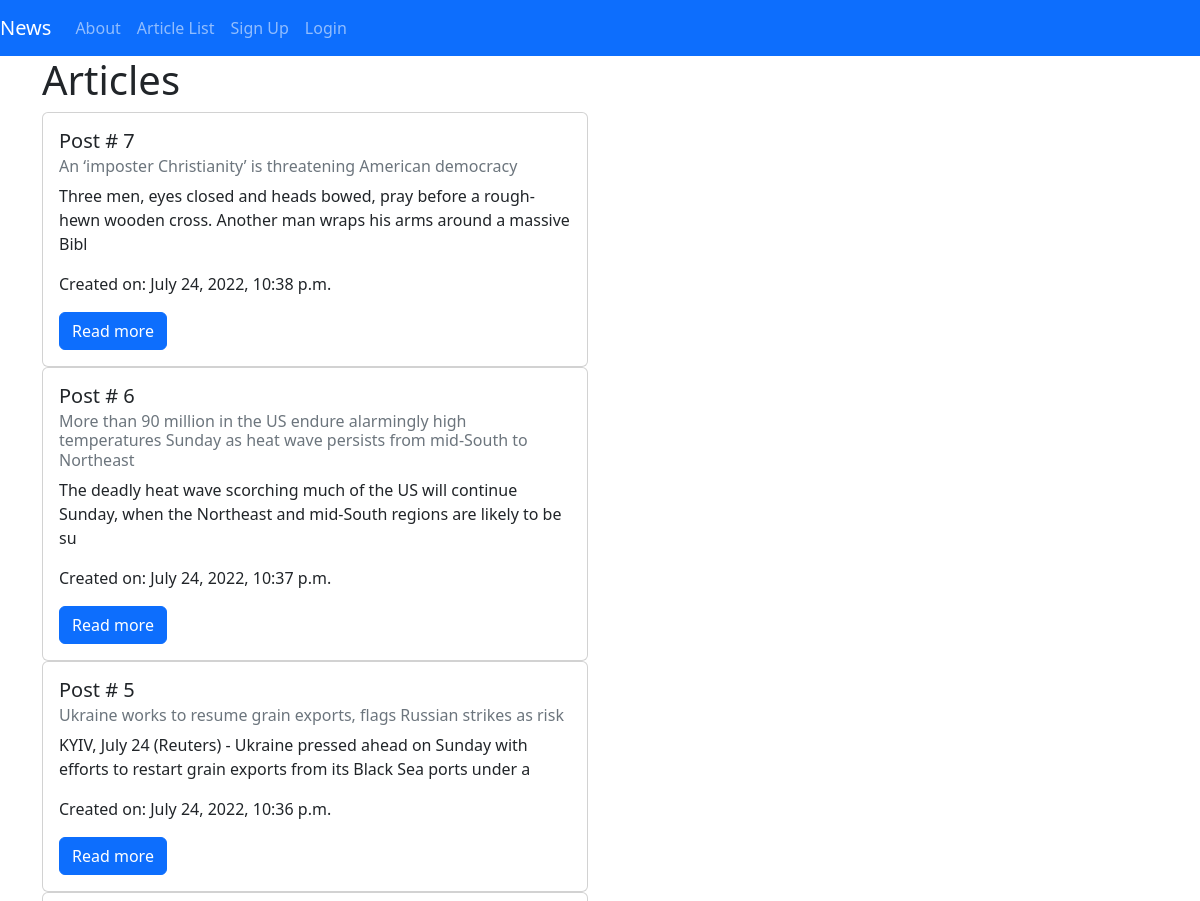
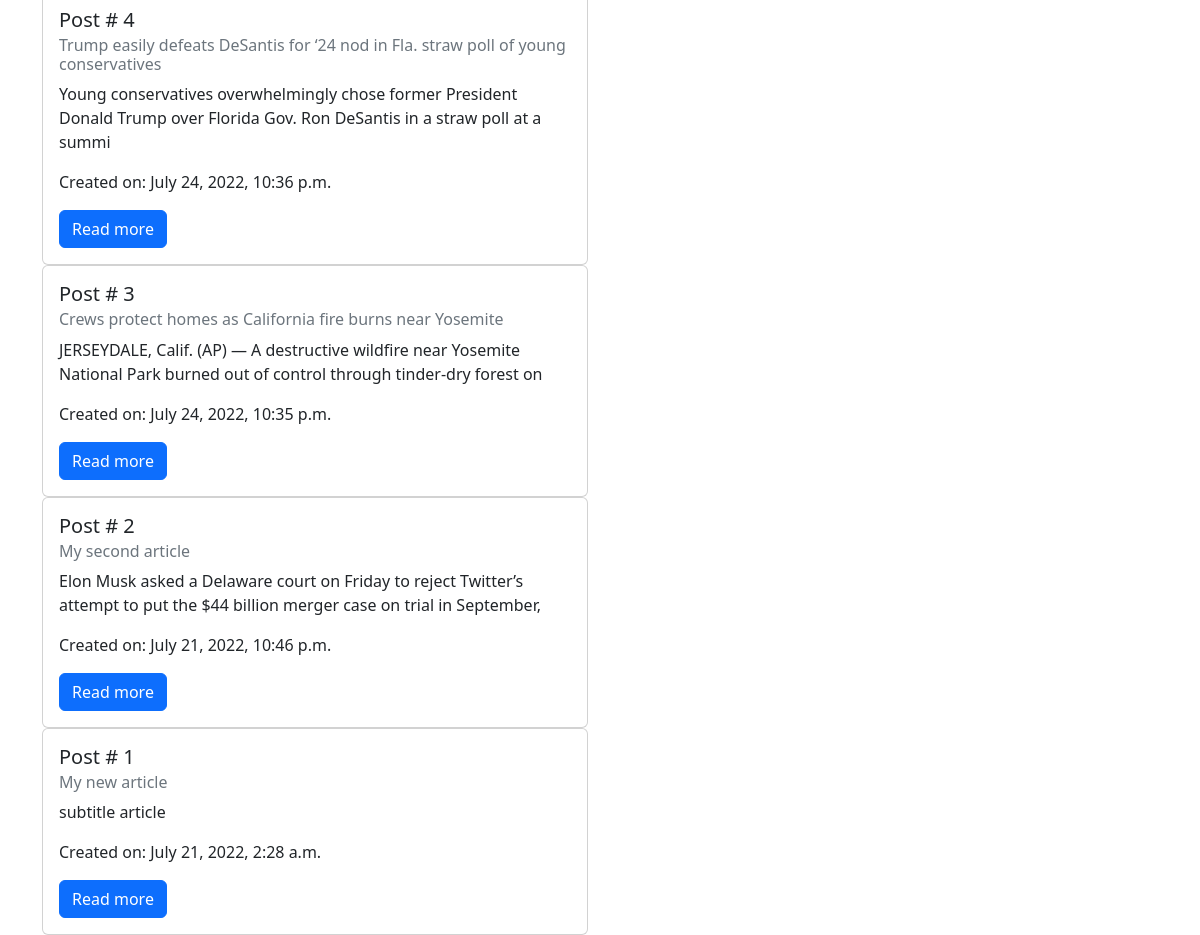
The app's page /articles/ with its own data (2 pictures, top to bottom).
### articles/models.py (models this page shows, shortened)
class Article(models.Model):
    title = models.CharField(max_length=128)
    subtitle = models.CharField(max_length=128)
    author = models.ForeignKey(
        get_user_model(),
        on_delete=models.CASCADE
    )
    section = models.ForeignKey(
        Section,
        on_delete=models.CASCADE,
        null=True,
        blank=True
    )
    _type = models.ForeignKey(
        ArticleType,
        on_delete=models.CASCADE,
        null=True,
        blank=True
    )
    status = models.ForeignKey(
        Status,
        on_delete=models.CASCADE,
        null=True,
        blank=True
    )
    body = models.TextField()
    created_on = models.DateTimeField(auto_now_add=True)

### articles/views.py (the view, shortened to what this page needs)
# urls.py: path('', ArticleListView.as_view(), name='article_list'),
class ArticleListView(ListView):
    template_name="articles/list.html"
    model = Article
    def get_context_data(self, **kwargs):
        context= super().get_context_data(**kwargs)
        context["article_list"]= Article.objects.order_by("created_on").reverse()
        return context

### templates/articles/list.html (shortened to what this page needs)
{% extends 'base.html' %}
{% block content %}
<h1>Articles</h1>
<div class="row">
    <div class="col-sm-6">
        {% for art in article_list %}
        <div class="card">
            <div class="card-body">
                <h5 class="card-title">Post # {{ art.id }}</h5>
                <h6 class="card-subtitle mb-2 text-muted">{{ art.title }}</h6>
                <p class="card-text">{{ art.subtitle|truncatechars:500 }}</p>
                <p> Created on: {{ art.created_on }}</p>
                <a href="{% url 'article_detail' art.id %}" class="btn btn-primary">Read more</a>
            </div>
        </div>
        {% endfor %}
    </div>
</div>
{% endblock content %}

### templates/base.html (shortened to what this page needs)
<!DOCTYPE html>
<html lang="en">
<head>
    <link href="https://cdn.jsdelivr.net/npm/bootstrap@5.2.0/dist/css/bootstrap.min.css" rel="stylesheet">
    <link rel="stylesheet" href="/static/css/base.css">
</head>
<body>
    <nav class="navbar navbar-expand-lg navbar-dark bg-primary">
        <a class="navbar-brand" href="{% url 'home' %}">News</a>
        <div class="collapse navbar-collapse" id="navbarNavAltMarkup">
          <div class="navbar-nav">
            <a class="nav-item nav-link" href="{% url 'about' %}">About</a>
            <a class="nav-item nav-link" href="{% url 'article_list' %}">Article List</a>
            {% if user.is_authenticated %}
            <a class="nav-item nav-link" href="{% url 'password_change' %}">Change password</a>
              <a class="nav-item nav-link" href="{% url 'logout' %}">Log Out</a>
            {% else %}
              <a class="nav-item nav-link" href="{% url 'signup' %}">Sign Up</a>
              <a class="nav-item nav-link" href="{% url 'login' %}">Login</a>
            {% endif %}
          </div>
        </div>
     </nav>
    <div class="container">
        {% block content %}
        {% endblock content %}
    </div>
</body>

### records on screen
Article: id "7", title "An ‘imposter Christianity’ is threatening American democracy", subtitle "Three men, eyes closed and heads bowed, pray before a rough-hewn wooden cross. Another man wraps his arms around a massive Bibl", created_on "July 24, 2022, 10:38 p.m."
Article: id "6", title "More than 90 million in the US endure alarmingly high temperatures Sunday as heat wave persists from mid-South to Northeast", subtitle "The deadly heat wave scorching much of the US will continue Sunday, when the Northeast and mid-South regions are likely to be su", created_on "July 24, 2022, 10:37 p.m."
Article: id "5", title "Ukraine works to resume grain exports, flags Russian strikes as risk", subtitle "KYIV, July 24 (Reuters) - Ukraine pressed ahead on Sunday with efforts to restart grain exports from its Black Sea ports under a", created_on "July 24, 2022, 10:36 p.m."
Article: id "4", title "Trump easily defeats DeSantis for ‘24 nod in Fla. straw poll of young conservatives", subtitle "Young conservatives overwhelmingly chose former President Donald Trump over Florida Gov. Ron DeSantis in a straw poll at a summi", created_on "July 24, 2022, 10:36 p.m."
Article: id "3", title "Crews protect homes as California fire burns near Yosemite", subtitle "JERSEYDALE, Calif. (AP) — A destructive wildfire near Yosemite National Park burned out of control through tinder-dry forest on", created_on "July 24, 2022, 10:35 p.m."
Article: id "2", title "My second article", subtitle "Elon Musk asked a Delaware court on Friday to reject Twitter’s attempt to put the $44 billion merger case on trial in September,", created_on "July 21, 2022, 10:46 p.m."
Article: id "1", title "My new article", subtitle "subtitle article", created_on "July 21, 2022, 2:28 a.m."
